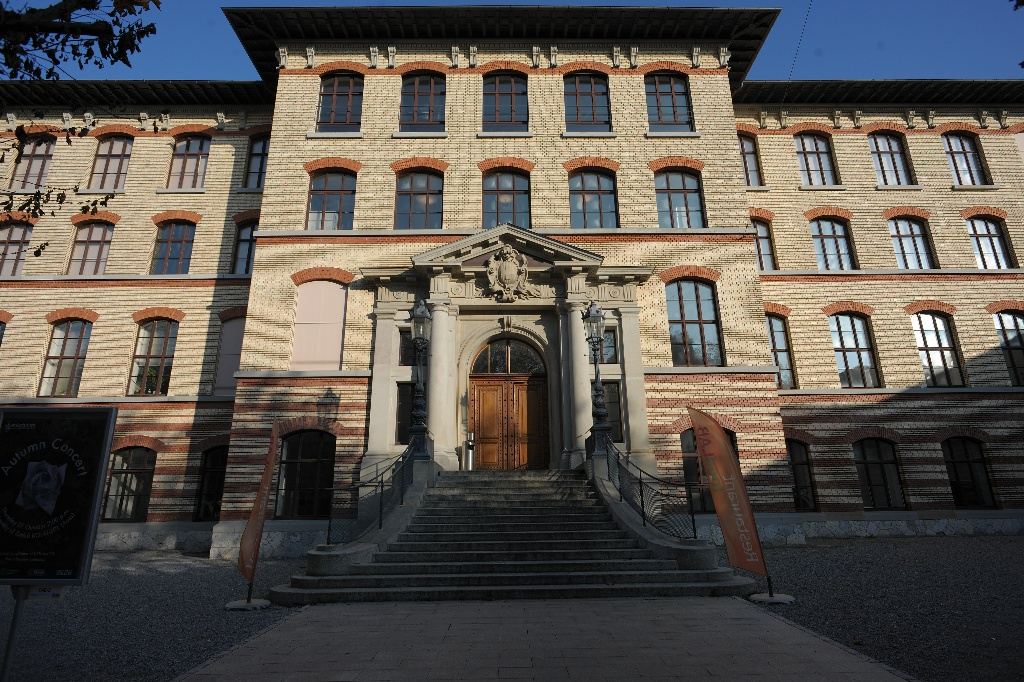
#> input picture models/LightGlue/assets/DSC_0410.JPG, 1024 x 682 px
$ python -i quality_assessor.py   (imports and definitions only)   (older library calls are emulated)
#> lines starting #> are read from the running program, lines starting #| are printed output that depends on the picture
#> further down, picture is the input picture: shape (682, 1024, 3); mean B, G, R 79.6, 85.5, 90.7
### src/visual_perception/_internal/logger.py
"""S1 Logger Configuration.

Provides structured logging utilities for Subsystem 1 (Visual Perception).
"""

import logging
import os
import sys
from typing import Optional


def get_logger(name: str = "visual_perception", log_level: str = "INFO", log_file: Optional[str] = None) -> logging.Logger:
    """Configure and return a logger instance for S1.

    Parameters:
        name (str): Logger name or module name.
        log_level (str): Logging level ("DEBUG", "INFO", "WARNING", "ERROR", "CRITICAL").
        log_file (Optional[str]): Path to output log file, if file logging is desired.

    Returns:
        logging.Logger: Configured logger instance.
    """
    logger = logging.getLogger(name)
    level = getattr(logging, log_level.upper(), logging.INFO)
    logger.setLevel(level)

    # Avoid duplicate handlers if logger is already configured
    if not logger.handlers:
        formatter = logging.Formatter(
            fmt="[%(asctime)s] [%(levelname)s] [%(name)s] %(message)s",
            datefmt="%Y-%m-%d %H:%M:%S",
        )

        # Stream Handler (stdout)
        stream_handler = logging.StreamHandler(sys.stdout)
        stream_handler.setLevel(level)
        stream_handler.setFormatter(formatter)
        logger.addHandler(stream_handler)

        # File Handler (optional)
        if log_file:
            log_dir = os.path.dirname(log_file)
            if log_dir:
                os.makedirs(log_dir, exist_ok=True)
            file_handler = logging.FileHandler(log_file, encoding="utf-8")
            file_handler.setLevel(level)
            file_handler.setFormatter(formatter)
            logger.addHandler(file_handler)

    return logger

### src/visual_perception/_internal/quality_assessor.py
"""S1 Visual Quality Assessor.

Evaluates candidate observation frames for blur, exposure extremes,
low-feature content, and corruption. Generates structured QualityAssessment
records without discarding frames prematurely.
"""

from typing import Any, Dict, List, Optional

import cv2
import numpy as np

from .config import S1Config
from .logger import get_logger
from .types import QualityAssessment


class QualityAssessor:
    """Evaluates visual quality of candidate observation frames."""

    def __init__(
        self,
        blur_threshold: float = 100.0,
        underexposure_threshold: float = 30.0,
        overexposure_threshold: float = 230.0,
        low_feature_threshold: int = 50,
        min_entropy_threshold: float = 3.5,
        config: Optional[S1Config] = None,
    ):
        """Initialize the visual quality assessor.

        Parameters:
            blur_threshold (float): Minimum Laplacian variance for sharpness.
            underexposure_threshold (float): Minimum mean grayscale brightness (0-255).
            overexposure_threshold (float): Maximum mean grayscale brightness (0-255).
            low_feature_threshold (int): Minimum number of detected FAST keypoints.
            min_entropy_threshold (float): Minimum Shannon entropy for texture richness.
            config (Optional[S1Config]): Subsystem configuration object.
        """
        self.config = config or S1Config()
        self.blur_threshold = getattr(self.config, "blur_threshold", blur_threshold)
        self.underexposure_threshold = getattr(self.config, "underexposure_threshold", underexposure_threshold)
        self.overexposure_threshold = getattr(self.config, "overexposure_threshold", overexposure_threshold)
        self.low_feature_threshold = getattr(self.config, "low_feature_threshold", low_feature_threshold)
        self.min_entropy_threshold = getattr(self.config, "min_entropy_threshold", min_entropy_threshold)
        self.logger = get_logger(self.__class__.__name__, log_level=self.config.log_level)

    def assess_frame(self, image: Optional[np.ndarray], frame_id: Optional[str] = None) -> QualityAssessment:
        """Evaluate the visual quality of an image array.

        Parameters:
            image (Optional[np.ndarray]): Input BGR or Grayscale pixel array.
            frame_id (Optional[str]): Observation identifier for logging.

        Returns:
            QualityAssessment: Structured assessment results with metrics and status.
        """
        # 1. Check for corruption
        if image is None or not isinstance(image, np.ndarray) or image.size == 0:
            return QualityAssessment(
                status="CORRUPTED",
                is_corrupted=True,
                quality_score=0.0,
                flags=["CORRUPTED"],
            )

        if np.isnan(image).any() or np.isinf(image).any():
            return QualityAssessment(
                status="CORRUPTED",
                is_corrupted=True,
                quality_score=0.0,
                flags=["CORRUPTED"],
            )

        # 2. Convert to Grayscale
        if len(image.shape) == 3 and image.shape[2] >= 3:
            gray = cv2.cvtColor(image, cv2.COLOR_BGR2GRAY)
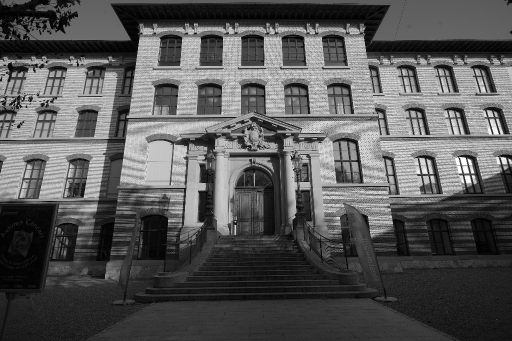
#> gray: shape (682, 1024) (shown at 1/2 size); min 0, max 255, mean 86.4
        elif len(image.shape) == 2:
            gray = image
        else:
            return QualityAssessment(
                status="CORRUPTED",
                is_corrupted=True,
                quality_score=0.0,
                flags=["CORRUPTED"],
            )

        # 3. Compute Blur Score (Laplacian variance)
        laplacian = cv2.Laplacian(gray, cv2.CV_64F)
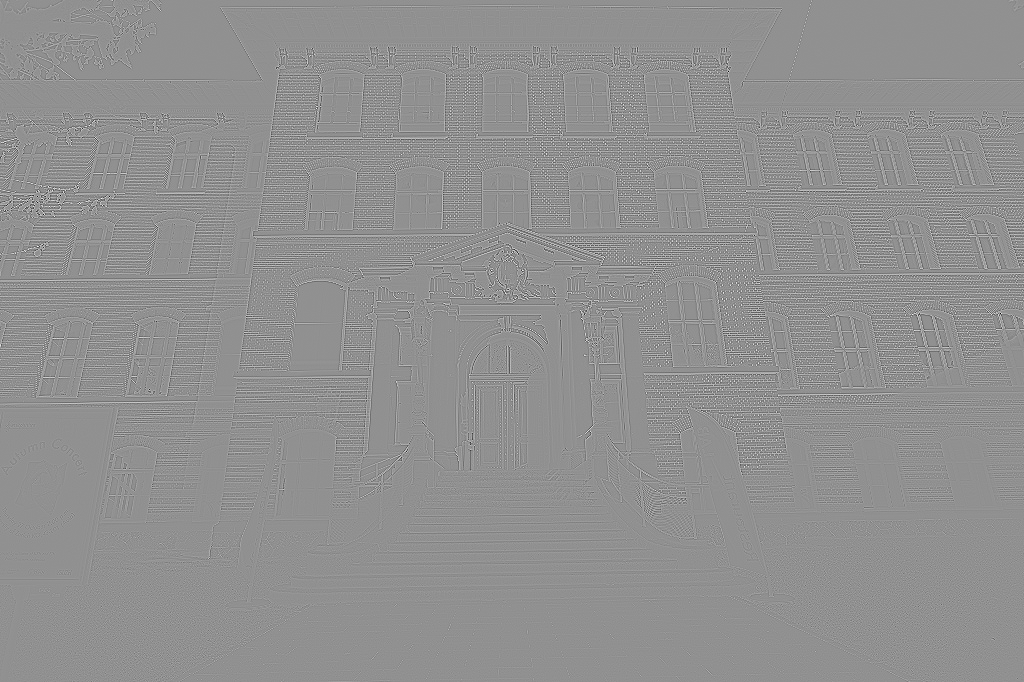
#> laplacian: shape (682, 1024) float64; min -727, max 552, mean 0; drawn with min black and max white
        blur_score = float(laplacian.var())
#> blur_score = 5151.9

        # 4. Compute Exposure (Mean intensity)
        exposure_mean = float(np.mean(gray))
#> exposure_mean = 86.39

        # 5. Compute Shannon Entropy (Texture richness)
        hist = cv2.calcHist([gray], [0], None, [256], [0, 256]).ravel()
#> hist = 256 values, max 7050 at index 54, min 24 at index 244, mean 2728
        hist_sum = hist.sum()
#> hist_sum = 698368
        if hist_sum > 0:
            p = hist / hist_sum
#> p = 256 values, max 0.0101 at index 54, min 3.44e-05 at index 244, mean 0.00391
            non_zero = p[p > 0]
#> non_zero has the same summary as p
            entropy = float(-np.sum(non_zero * np.log2(non_zero)))
#> entropy = 7.61
        else:
            entropy = 0.0

        # 6. Compute Feature Count (FAST Corners or Harris)
        feature_count = 0
        try:
            detector = cv2.FastFeatureDetector_create(threshold=15)
            keypoints = detector.detect(gray, None)
#> keypoints = 21837 keypoints; strongest (x, y, size): (470, 450, 7), (470, 443, 7), (37, 211, 7), (472, 438, 7)
            feature_count = len(keypoints)
#> feature_count = 21837
        except Exception:
            corners = cv2.goodFeaturesToTrack(gray, maxCorners=500, qualityLevel=0.01, minDistance=5)
            feature_count = len(corners) if corners is not None else 0

        # 7. Evaluate against thresholds
        flags: List[str] = []
        is_extreme_exposure = False

        if exposure_mean > self.overexposure_threshold:
            flags.append("OVEREXPOSED")
            is_extreme_exposure = True
        elif exposure_mean < self.underexposure_threshold:
            flags.append("UNDEREXPOSED")
            is_extreme_exposure = True

        if not is_extreme_exposure:
            if blur_score < self.blur_threshold:
                flags.append("BLURRY")
            if feature_count < self.low_feature_threshold:
                flags.append("LOW_FEATURE")
        else:
            if feature_count < self.low_feature_threshold:
                flags.append("LOW_FEATURE")

        # Determine primary status
        if not flags:
            primary_status = "GOOD"
        elif "OVEREXPOSED" in flags:
            primary_status = "OVEREXPOSED"
        elif "UNDEREXPOSED" in flags:
            primary_status = "UNDEREXPOSED"
        elif "BLURRY" in flags:
            # If completely flat (zero features and low entropy), categorize as LOW_FEATURE
            if feature_count < 10 and entropy < 2.0:
                primary_status = "LOW_FEATURE"
            else:
                primary_status = "BLURRY"
        elif "LOW_FEATURE" in flags:
            primary_status = "LOW_FEATURE"
        else:
            primary_status = flags[0]

        # 8. Compute normalized 0-100 quality score
        sharp_comp = min(40.0, (blur_score / max(1.0, self.blur_threshold)) * 40.0)
#> sharp_comp = 40
        exp_diff = abs(exposure_mean - 128.0)
#> exp_diff = 41.61
        exp_comp = max(0.0, 30.0 - (exp_diff / 128.0) * 30.0)
#> exp_comp = 20.25
        feat_comp = min(30.0, (feature_count / max(1, self.low_feature_threshold)) * 30.0)
#> feat_comp = 30

        quality_score = round(sharp_comp + exp_comp + feat_comp, 2)
#> quality_score = 90.25
        if primary_status == "CORRUPTED":
            quality_score = 0.0

        assessment = QualityAssessment(
            status=primary_status,
            blur_score=round(blur_score, 3),
            exposure_mean=round(exposure_mean, 2),
            entropy=round(entropy, 3),
            feature_count=feature_count,
            is_corrupted=False,
            quality_score=quality_score,
            flags=flags,
        )

        return assessment

    assess = assess_frame

>>> import cv2
>>> picture = cv2.imread('../../../models/LightGlue/assets/DSC_0410.JPG')
>>> result = QualityAssessor().assess_frame(picture)

$ run again, on models/LightGlue/assets/DSC_0411.JPG
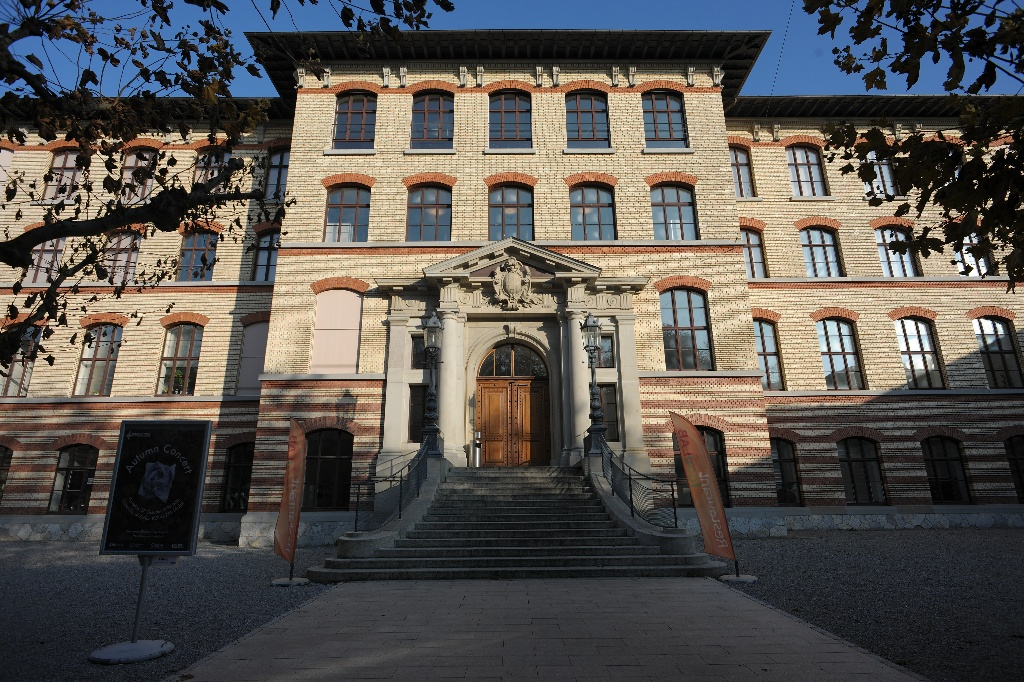
#> input picture models/LightGlue/assets/DSC_0411.JPG, 1024 x 682 px
#> picture is the input picture: shape (682, 1024, 3); mean B, G, R 81.7, 85.7, 89.6
#> in assess_frame, `gray = cv2.cvtColor(image, cv2.COLOR_BGR2GRAY)`:
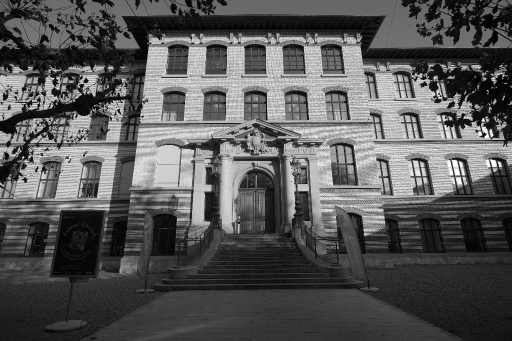
#> gray: shape (682, 1024) (shown at 1/2 size); min 0, max 255, mean 86.4
#> in assess_frame, `laplacian = cv2.Laplacian(gray, cv2.CV_64F)`:
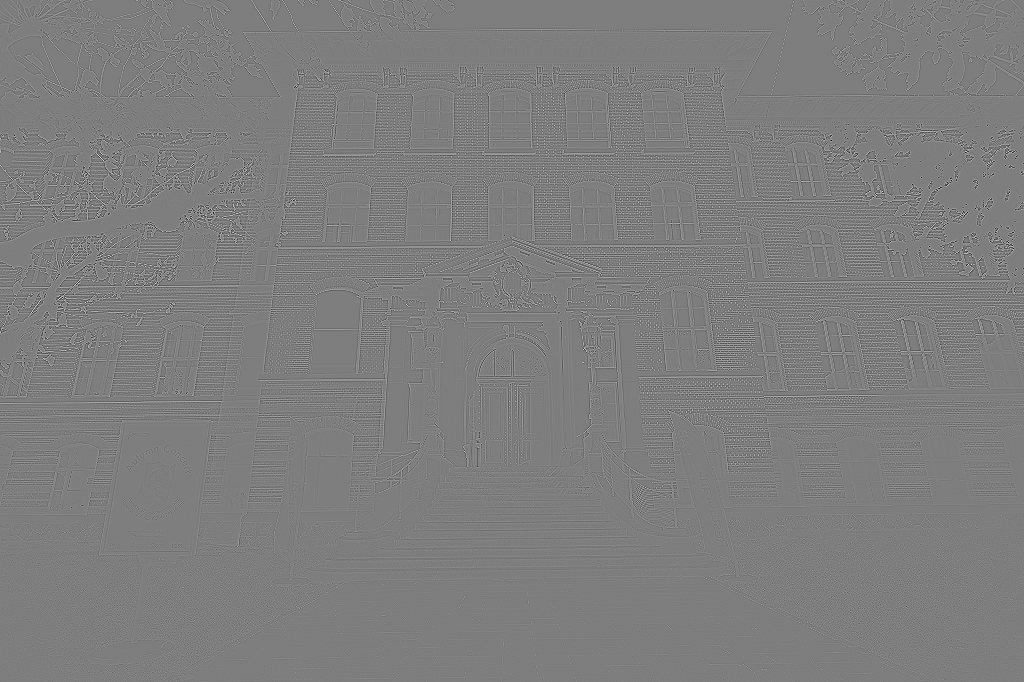
#> laplacian: shape (682, 1024) float64; min -817, max 833, mean 0; drawn with min black and max white
#> blur_score = 6179.6
#> exposure_mean = 86.41
#> hist = 256 values, max 7107 at index 12, min 43 at index 248, mean 2728
#> hist_sum = 698368
#> p = 256 values, max 0.0102 at index 12, min 6.16e-05 at index 248, mean 0.00391
#> non_zero has the same summary as p
#> entropy = 7.63
#> keypoints = 22623 keypoints; strongest (x, y, size): (950, 178, 7), (963, 270, 7), (873, 180, 7), (975, 187, 7)
#> feature_count = 22623
#> sharp_comp = 40
#> exp_diff = 41.59
#> exp_comp = 20.25
#> feat_comp = 30
#> quality_score = 90.25
